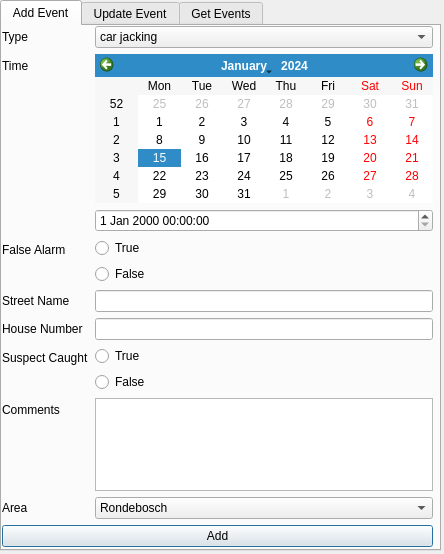
<?xml version="1.0" encoding="UTF-8"?>
<ui version="4.0">
 <class>Dialog</class>
 <widget class="QDialog" name="Dialog">
  <property name="geometry">
   <rect>
    <x>0</x>
    <y>0</y>
    <width>444</width>
    <height>554</height>
   </rect>
  </property>
  <property name="windowTitle">
   <string>Dialog</string>
  </property>
  <widget class="QTabWidget" name="tabWidget">
   <property name="geometry">
    <rect>
     <x>0</x>
     <y>0</y>
     <width>441</width>
     <height>551</height>
    </rect>
   </property>
   <property name="currentIndex">
    <number>0</number>
   </property>
   <widget class="QWidget" name="tab">
    <attribute name="title">
     <string>Add Event</string>
    </attribute>
    <widget class="QWidget" name="verticalLayoutWidget">
     <property name="geometry">
      <rect>
       <x>0</x>
       <y>0</y>
       <width>431</width>
       <height>521</height>
      </rect>
     </property>
     <layout class="QVBoxLayout" name="verticalLayout_3">
      <item>
       <layout class="QFormLayout" name="formLayout">
        <item row="0" column="0">
         <widget class="QLabel" name="label_2">
          <property name="text">
           <string>Type</string>
          </property>
         </widget>
        </item>
        <item row="0" column="1">
         <widget class="QComboBox" name="comboBox">
          <item>
           <property name="text">
            <string>car jacking</string>
           </property>
          </item>
          <item>
           <property name="text">
            <string>car theft</string>
           </property>
          </item>
          <item>
           <property name="text">
            <string>house breaking</string>
           </property>
          </item>
          <item>
           <property name="text">
            <string>murder</string>
           </property>
          </item>
          <item>
           <property name="text">
            <string>mugging</string>
           </property>
          </item>
          <item>
           <property name="text">
            <string>rape</string>
           </property>
          </item>
          <item>
           <property name="text">
            <string>domestic violence</string>
           </property>
          </item>
          <item>
           <property name="text">
            <string>noise complaint</string>
           </property>
          </item>
          <item>
           <property name="text">
            <string>other (please comment)</string>
           </property>
          </item>
         </widget>
        </item>
        <item row="1" column="0">
         <widget class="QLabel" name="label_4">
          <property name="text">
           <string>Time</string>
          </property>
         </widget>
        </item>
        <item row="3" column="0">
         <widget class="QLabel" name="label">
          <property name="text">
           <string>False Alarm</string>
          </property>
         </widget>
        </item>
        <item row="2" column="0">
         <widget class="QLabel" name="label_3">
          <property name="text">
           <string/>
          </property>
         </widget>
        </item>
        <item row="1" column="1">
         <widget class="QCalendarWidget" name="calendarWidget"/>
        </item>
        <item row="2" column="1">
         <widget class="QDateTimeEdit" name="dateTimeEdit"/>
        </item>
        <item row="3" column="1">
         <layout class="QHBoxLayout" name="horizontalLayout">
          <item>
           <layout class="QVBoxLayout" name="falsealarmLayout">
            <item>
             <widget class="QRadioButton" name="radioButton">
              <property name="text">
               <string>True</string>
              </property>
              <attribute name="buttonGroup">
               <string notr="true">buttonGroup</string>
              </attribute>
             </widget>
            </item>
            <item>
             <widget class="QRadioButton" name="radioButton_2">
              <property name="text">
               <string>False</string>
              </property>
              <attribute name="buttonGroup">
               <string notr="true">buttonGroup</string>
              </attribute>
             </widget>
            </item>
           </layout>
          </item>
         </layout>
        </item>
        <item row="4" column="0">
         <widget class="QLabel" name="label_5">
          <property name="text">
           <string>Street Name</string>
          </property>
         </widget>
        </item>
        <item row="5" column="0">
         <widget class="QLabel" name="label_6">
          <property name="text">
           <string>House Number</string>
          </property>
         </widget>
        </item>
        <item row="6" column="0">
         <widget class="QLabel" name="label_7">
          <property name="text">
           <string>Suspect Caught</string>
          </property>
         </widget>
        </item>
        <item row="7" column="0">
         <widget class="QLabel" name="label_8">
          <property name="text">
           <string>Comments</string>
          </property>
         </widget>
        </item>
        <item row="6" column="1">
         <layout class="QVBoxLayout" name="verticalLayout">
          <item>
           <widget class="QRadioButton" name="radioButton_3">
            <property name="text">
             <string>True</string>
            </property>
            <attribute name="buttonGroup">
             <string notr="true">buttonGroup_2</string>
            </attribute>
           </widget>
          </item>
          <item>
           <widget class="QRadioButton" name="radioButton_4">
            <property name="text">
             <string>False</string>
            </property>
            <attribute name="buttonGroup">
             <string notr="true">buttonGroup_2</string>
            </attribute>
           </widget>
          </item>
         </layout>
        </item>
        <item row="4" column="1">
         <widget class="QLineEdit" name="streetnameEdit"/>
        </item>
        <item row="5" column="1">
         <widget class="QLineEdit" name="housenumberEdit"/>
        </item>
        <item row="7" column="1">
         <widget class="QTextEdit" name="textEdit"/>
        </item>
        <item row="8" column="0">
         <widget class="QLabel" name="label_22">
          <property name="text">
           <string>Area</string>
          </property>
         </widget>
        </item>
        <item row="8" column="1">
         <widget class="QComboBox" name="comboBox_4">
          <item>
           <property name="text">
            <string>Rondebosch</string>
           </property>
          </item>
          <item>
           <property name="text">
            <string>Claremont</string>
           </property>
          </item>
          <item>
           <property name="text">
            <string>Newlands</string>
           </property>
          </item>
         </widget>
        </item>
       </layout>
      </item>
      <item>
       <widget class="QPushButton" name="pushButton">
        <property name="text">
         <string>Add</string>
        </property>
       </widget>
      </item>
     </layout>
    </widget>
   </widget>
   <widget class="QWidget" name="tab_2">
    <attribute name="title">
     <string>Update Event</string>
    </attribute>
    <widget class="QWidget" name="verticalLayoutWidget_2">
     <property name="geometry">
      <rect>
       <x>0</x>
       <y>0</y>
       <width>431</width>
       <height>527</height>
      </rect>
     </property>
     <layout class="QVBoxLayout" name="verticalLayout_4">
      <item>
       <layout class="QFormLayout" name="formLayout_2">
        <item row="1" column="0">
         <widget class="QLabel" name="label_9">
          <property name="text">
           <string>Type</string>
          </property>
         </widget>
        </item>
        <item row="1" column="1">
         <widget class="QComboBox" name="comboBox_2">
          <item>
           <property name="text">
            <string/>
           </property>
          </item>
          <item>
           <property name="text">
            <string>car jacking</string>
           </property>
          </item>
          <item>
           <property name="text">
            <string>car theft</string>
           </property>
          </item>
          <item>
           <property name="text">
            <string>house breaking</string>
           </property>
          </item>
          <item>
           <property name="text">
            <string>murder</string>
           </property>
          </item>
          <item>
           <property name="text">
            <string>mugging</string>
           </property>
          </item>
          <item>
           <property name="text">
            <string>rape</string>
           </property>
          </item>
          <item>
           <property name="text">
            <string>domestic violence</string>
           </property>
          </item>
          <item>
           <property name="text">
            <string>noise complaint</string>
           </property>
          </item>
          <item>
           <property name="text">
            <string>other (please comment)</string>
           </property>
          </item>
         </widget>
        </item>
        <item row="2" column="0">
         <widget class="QLabel" name="label_10">
          <property name="text">
           <string>Time</string>
          </property>
         </widget>
        </item>
        <item row="4" column="0">
         <widget class="QLabel" name="label_11">
          <property name="text">
           <string>False Alarm</string>
          </property>
         </widget>
        </item>
        <item row="3" column="0">
         <widget class="QLabel" name="label_12">
          <property name="text">
           <string/>
          </property>
         </widget>
        </item>
        <item row="2" column="1">
         <widget class="QCalendarWidget" name="calendarWidget_2"/>
        </item>
        <item row="4" column="1">
         <layout class="QHBoxLayout" name="horizontalLayout_2">
          <item>
           <layout class="QVBoxLayout" name="falsealarmLayout_2">
            <item>
             <widget class="QRadioButton" name="radioButton_5">
              <property name="text">
               <string>True</string>
              </property>
              <attribute name="buttonGroup">
               <string notr="true">buttonGroup_3</string>
              </attribute>
             </widget>
            </item>
            <item>
             <widget class="QRadioButton" name="radioButton_6">
              <property name="text">
               <string>False</string>
              </property>
              <attribute name="buttonGroup">
               <string notr="true">buttonGroup_3</string>
              </attribute>
             </widget>
            </item>
           </layout>
          </item>
         </layout>
        </item>
        <item row="5" column="0">
         <widget class="QLabel" name="label_13">
          <property name="text">
           <string>Street Name</string>
          </property>
         </widget>
        </item>
        <item row="6" column="0">
         <widget class="QLabel" name="label_14">
          <property name="text">
           <string>House Number</string>
          </property>
         </widget>
        </item>
        <item row="7" column="0">
         <widget class="QLabel" name="label_15">
          <property name="text">
           <string>Suspect Caught</string>
          </property>
         </widget>
        </item>
        <item row="8" column="0">
         <widget class="QLabel" name="label_16">
          <property name="text">
           <string>Comments</string>
          </property>
         </widget>
        </item>
        <item row="7" column="1">
         <layout class="QVBoxLayout" name="verticalLayout_2">
          <item>
           <widget class="QRadioButton" name="radioButton_7">
            <property name="text">
             <string>True</string>
            </property>
            <attribute name="buttonGroup">
             <string notr="true">buttonGroup_4</string>
            </attribute>
           </widget>
          </item>
          <item>
           <widget class="QRadioButton" name="radioButton_8">
            <property name="text">
             <string>False</string>
            </property>
            <attribute name="buttonGroup">
             <string notr="true">buttonGroup_4</string>
            </attribute>
           </widget>
          </item>
         </layout>
        </item>
        <item row="5" column="1">
         <widget class="QLineEdit" name="streetnameEdit_2"/>
        </item>
        <item row="6" column="1">
         <widget class="QLineEdit" name="housenumberEdit_2"/>
        </item>
        <item row="8" column="1">
         <widget class="QTextEdit" name="textEdit_2"/>
        </item>
        <item row="0" column="0">
         <widget class="QLabel" name="label_19">
          <property name="text">
           <string>Event ID</string>
          </property>
         </widget>
        </item>
        <item row="9" column="0">
         <widget class="QLabel" name="label_23">
          <property name="text">
           <string>Area</string>
          </property>
         </widget>
        </item>
        <item row="9" column="1">
         <widget class="QComboBox" name="comboBox_5">
          <item>
           <property name="text">
            <string/>
           </property>
          </item>
          <item>
           <property name="text">
            <string>Rondebosch</string>
           </property>
          </item>
          <item>
           <property name="text">
            <string>Claremont</string>
           </property>
          </item>
          <item>
           <property name="text">
            <string>Newlands</string>
           </property>
          </item>
         </widget>
        </item>
        <item row="0" column="1">
         <layout class="QHBoxLayout" name="horizontalLayout_6">
          <item>
           <widget class="QLineEdit" name="lineEdit_2"/>
          </item>
          <item>
           <widget class="QPushButton" name="deleteButton">
            <property name="text">
             <string>Delete</string>
            </property>
           </widget>
          </item>
         </layout>
        </item>
        <item row="3" column="1">
         <layout class="QHBoxLayout" name="horizontalLayout_5">
          <item>
           <widget class="QDateTimeEdit" name="dateTimeEdit_2">
            <property name="sizePolicy">
             <sizepolicy hsizetype="Minimum" vsizetype="Fixed">
              <horstretch>5</horstretch>
              <verstretch>0</verstretch>
             </sizepolicy>
            </property>
           </widget>
          </item>
         </layout>
        </item>
       </layout>
      </item>
      <item>
       <widget class="QPushButton" name="pushButton_2">
        <property name="text">
         <string>Update</string>
        </property>
       </widget>
      </item>
     </layout>
    </widget>
   </widget>
   <widget class="QWidget" name="tab_3">
    <attribute name="title">
     <string>Get Events</string>
    </attribute>
    <widget class="QWidget" name="verticalLayoutWidget_6">
     <property name="geometry">
      <rect>
       <x>1</x>
       <y>3</y>
       <width>431</width>
       <height>521</height>
      </rect>
     </property>
     <layout class="QVBoxLayout" name="verticalLayout_8">
      <item>
       <widget class="QTableView" name="tableView"/>
      </item>
      <item>
       <spacer name="verticalSpacer_3">
        <property name="orientation">
         <enum>Qt::Vertical</enum>
        </property>
        <property name="sizeType">
         <enum>QSizePolicy::Fixed</enum>
        </property>
        <property name="sizeHint" stdset="0">
         <size>
          <width>20</width>
          <height>20</height>
         </size>
        </property>
       </spacer>
      </item>
      <item>
       <layout class="QVBoxLayout" name="verticalLayout_7">
        <item>
         <layout class="QHBoxLayout" name="horizontalLayout_3">
          <item>
           <widget class="QLabel" name="label_17">
            <property name="text">
             <string>Event ID</string>
            </property>
           </widget>
          </item>
          <item>
           <widget class="QLineEdit" name="lineEdit"/>
          </item>
          <item>
           <widget class="QLabel" name="label_18">
            <property name="text">
             <string>type</string>
            </property>
           </widget>
          </item>
          <item>
           <widget class="QComboBox" name="comboBox_3">
            <item>
             <property name="text">
              <string/>
             </property>
            </item>
            <item>
             <property name="text">
              <string>house breaking</string>
             </property>
            </item>
            <item>
             <property name="text">
              <string>murder</string>
             </property>
            </item>
            <item>
             <property name="text">
              <string>mugging</string>
             </property>
            </item>
            <item>
             <property name="text">
              <string>rape</string>
             </property>
            </item>
            <item>
             <property name="text">
              <string>car theft</string>
             </property>
            </item>
            <item>
             <property name="text">
              <string>car jacking</string>
             </property>
            </item>
            <item>
             <property name="text">
              <string>domestic violence</string>
             </property>
            </item>
            <item>
             <property name="text">
              <string>noise complaint</string>
             </property>
            </item>
            <item>
             <property name="text">
              <string>other</string>
             </property>
            </item>
           </widget>
          </item>
         </layout>
        </item>
        <item>
         <spacer name="verticalSpacer">
          <property name="orientation">
           <enum>Qt::Vertical</enum>
          </property>
          <property name="sizeType">
           <enum>QSizePolicy::Fixed</enum>
          </property>
          <property name="sizeHint" stdset="0">
           <size>
            <width>20</width>
            <height>10</height>
           </size>
          </property>
         </spacer>
        </item>
        <item>
         <layout class="QHBoxLayout" name="horizontalLayout_4">
          <item>
           <widget class="QLabel" name="label_20">
            <property name="text">
             <string>False Alarm</string>
            </property>
           </widget>
          </item>
          <item>
           <layout class="QVBoxLayout" name="verticalLayout_5">
            <item>
             <widget class="QRadioButton" name="radioButton_9">
              <property name="text">
               <string>True</string>
              </property>
              <attribute name="buttonGroup">
               <string notr="true">buttonGroup_5</string>
              </attribute>
             </widget>
            </item>
            <item>
             <widget class="QRadioButton" name="radioButton_10">
              <property name="text">
               <string>False</string>
              </property>
              <attribute name="buttonGroup">
               <string notr="true">buttonGroup_5</string>
              </attribute>
             </widget>
            </item>
            <item>
             <widget class="QRadioButton" name="radioButton_13">
              <property name="text">
               <string>All</string>
              </property>
              <attribute name="buttonGroup">
               <string notr="true">buttonGroup_5</string>
              </attribute>
             </widget>
            </item>
           </layout>
          </item>
          <item>
           <widget class="QLabel" name="label_21">
            <property name="text">
             <string>Suspect Caught</string>
            </property>
           </widget>
          </item>
          <item>
           <layout class="QVBoxLayout" name="verticalLayout_6">
            <item>
             <widget class="QRadioButton" name="radioButton_11">
              <property name="text">
               <string>True</string>
              </property>
              <attribute name="buttonGroup">
               <string notr="true">buttonGroup_6</string>
              </attribute>
             </widget>
            </item>
            <item>
             <widget class="QRadioButton" name="radioButton_12">
              <property name="text">
               <string>False</string>
              </property>
              <attribute name="buttonGroup">
               <string notr="true">buttonGroup_6</string>
              </attribute>
             </widget>
            </item>
            <item>
             <widget class="QRadioButton" name="radioButton_14">
              <property name="text">
               <string>All</string>
              </property>
              <attribute name="buttonGroup">
               <string notr="true">buttonGroup_6</string>
              </attribute>
             </widget>
            </item>
           </layout>
          </item>
         </layout>
        </item>
        <item>
         <spacer name="verticalSpacer_2">
          <property name="orientation">
           <enum>Qt::Vertical</enum>
          </property>
          <property name="sizeType">
           <enum>QSizePolicy::Fixed</enum>
          </property>
          <property name="sizeHint" stdset="0">
           <size>
            <width>20</width>
            <height>20</height>
           </size>
          </property>
         </spacer>
        </item>
        <item>
         <widget class="QPushButton" name="pushButton_3">
          <property name="text">
           <string>Search</string>
          </property>
         </widget>
        </item>
       </layout>
      </item>
     </layout>
    </widget>
   </widget>
  </widget>
 </widget>
 <resources/>
 <connections/>
 <buttongroups>
  <buttongroup name="buttonGroup"/>
  <buttongroup name="buttonGroup_2"/>
  <buttongroup name="buttonGroup_3"/>
  <buttongroup name="buttonGroup_4"/>
  <buttongroup name="buttonGroup_5"/>
  <buttongroup name="buttonGroup_6"/>
 </buttongroups>
</ui>
